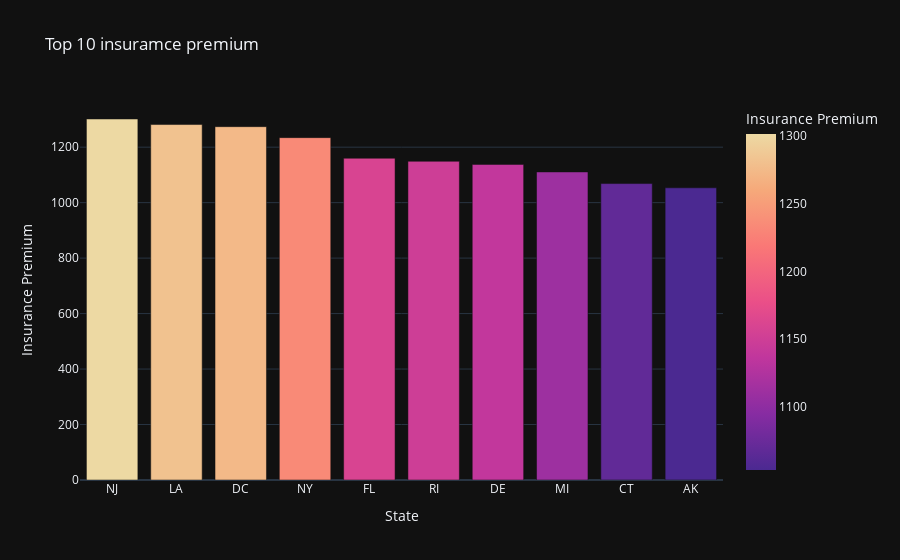

Notebook source saved alongside this figure:
### Code cell
#top 10 states by insurance premium

top10=df.sort_values('ins_premium',ascending=False).head(10)
fig=px.bar(top10,x='abbrev',y='ins_premium',
           title="Top 10 insuramce premium",
           labels={'abbrev':"State","ins_premium":'Insurance Premium'},
           template='plotly_dark',
           color='ins_premium',color_continuous_scale='Agsunset'
           )
fig.show()

### Figure 1 — Plotly figure (JSON) as saved in the notebook; plotly's stock layout.template omitted (floating-point values rounded to 4 significant figures)
{"data": [{"alignmentgroup": "True", "hovertemplate": "State=%{x}<br>Insurance Premium=%{marker.color}<extra></extra>", "legendgroup": "", "marker": {"color": [1302.0, 1282.0, 1274.0, 1234.0, 1160.0, 1149.0, 1138.0, 1111.0, 1069.0, 1053.0], "coloraxis": "coloraxis", "pattern": {"shape": ""}}, "name": "", "offsetgroup": "", "orientation": "v", "showlegend": false, "textposition": "auto", "type": "bar", "x": ["NJ", "LA", "DC", "NY", "FL", "RI", "DE", "MI", "CT", "AK"], "xaxis": "x", "y": [1302.0, 1282.0, 1274.0, 1234.0, 1160.0, 1149.0, 1138.0, 1111.0, 1069.0, 1053.0], "yaxis": "y"}], "layout": {"barmode": "relative", "coloraxis": {"colorbar": {"title": {"text": "Insurance Premium"}}, "colorscale": [[0, "rgb(75, 41, 145)"], [0.1667, "rgb(135, 44, 162)"], [0.3333, "rgb(192, 54, 157)"], [0.5, "rgb(234, 79, 136)"], [0.6667, "rgb(250, 120, 118)"], [0.8333, "rgb(246, 169, 122)"], [1, "rgb(237, 217, 163)"]]}, "legend": {"tracegroupgap": 0}, "title": {"text": "Top 10 insuramce premium"}, "xaxis": {"anchor": "y", "domain": [0, 1], "title": {"text": "State"}}, "yaxis": {"anchor": "x", "domain": [0, 1], "title": {"text": "Insurance Premium"}}}}
